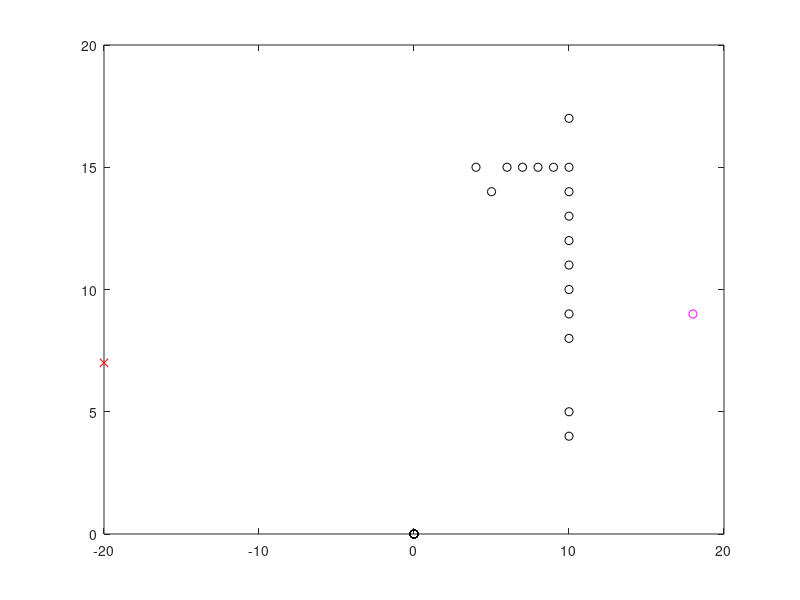

Source code (MATLAB): (Note: this script raises an error after producing the figure.)
goal = [-20; 7];
plot(goal(1),goal(2),'rx')
hold on

n_vert = 8;
obs_list = zeros(2,n_vert);
obs_x = 10;
obs_y0 = 7;
for k = 1:n_vert
  obs_list(:,end+1) = [obs_x;obs_y0+k];
end

obs_list(:,end+1) = [obs_x; obs_y0+n_vert+2];

obs_x0 = 5;
obs_y = 15;
n_horz = 4;

for k = 1:n_horz
  obs_list(:,end+1) = [obs_x0+k; obs_y];
end

obs_list(:,end+1) = [4;15];
obs_list(:,end+1) = [5;14];
%obs_list(:,end+1) = [10;6];
obs_list(:,end+1) = [10;5];
obs_list(:,end+1) = [10;4];

for k = 1:size(obs_list,2)
  plot(obs_list(1,k),obs_list(2,k),'ko')
end

botxy = [18;9];
%bot_dir_filt = [0;0];
Frep_filt = [0;0];
alpha = 0.5;

c_attr = 2;
max_Fattr = 10;

for k = 1:250
  plot(botxy(1),botxy(2),'mo')
  pause(0.02);
  Fattr = c_attr*(goal-botxy);
  if(norm(Fattr) > max_Fattr)
    Fattr = Fattr/norm(Fattr)*max_Fattr;
  end

  Frep = get_repel2(obs_list, botxy, Fattr);
  %if(dot(Fattr,Frep) < 0)
  %  if(norm(Fattr) > norm(Frep)/2)
  %    Fattr = Fattr/norm(Fattr)*norm(Frep)/4;
  %  end
  %end
  
  % Try listening to Frep more and ignore Fattr if Frep is large
  %if(dot(Fattr,Frep) < 0)
  %  if(norm(Frep) > norm(Fattr)*1)
  %    Fattr = [0;0];
  %  end
  %end
  
  Frep_filt = alpha*Frep_filt + (1-alpha)*Frep;
  
  F = Fattr + Frep_filt;
  if(norm(F) > 0)
    bot_dir = F/norm(F);
  else
    bot_dir = Fattr/norm(Fattr);
  end
  %bot_dir_filt = alpha*bot_dir_filt + (1-alpha)*bot_dir;
  
  botxy = botxy + bot_dir*0.2;
  if(norm(botxy-goal) < 0.5)
    break;
  end
end

axis equal